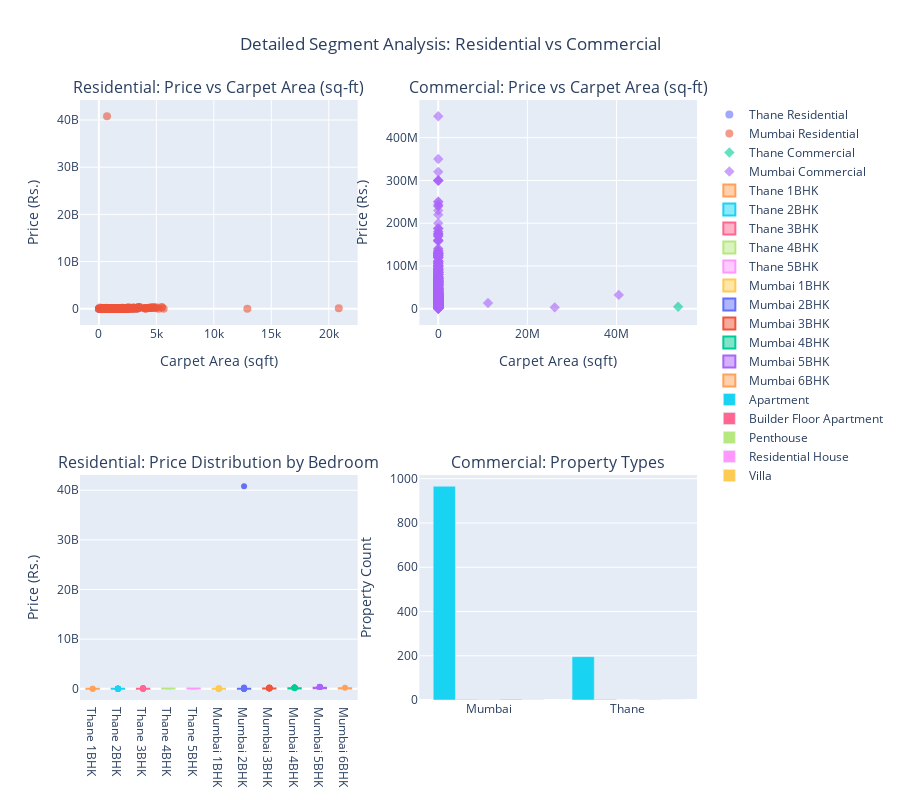

The code cell stored with this chart in its notebook:
### Code cell
# create subplot figure
fig = make_subplots(
    rows=2, cols=2,
    subplot_titles=(
        'Residential: Price vs Carpet Area (sq-ft)',
        'Commercial: Price vs Carpet Area (sq-ft)',
        'Residential: Price Distribution by Bedroom',
        'Commercial: Property Types'
    ),
    specs=[[{"type": "scatter"}, {"type": "scatter"}],
            [{"type": "box"}, {"type": "bar"}]]
)

# 1. residential: Price vs Carpet Area (sq-ft)
residential_data = df_filtered[(df_filtered['Property_Segment'] == 'Residential') & (df_filtered['Carpet Area (sq-ft)'] > 0)]

for city in residential_data['City'].unique():
    city_res_data = residential_data[residential_data['City'] == city]
    fig.add_trace(
        go.Scatter(
            x=city_res_data['Carpet Area (sq-ft)'],
            y=city_res_data['Price'],
            mode='markers',
            name=f'{city} Residential',
            marker=dict(
                size=8,
                opacity=0.6
            ),
            hovertemplate=f'<b>{city}</b><br>Area: %{{x}} sqft<br>Price: Rs.%{{y:,.0f}}<extra></extra>'
        ),
        row=1, col=1
    )

# 2. commercial: Price vs Carpet Area (sq-ft)
commercial_data = df_filtered[(df_filtered['Property_Segment'] == 'Commercial') & (df_filtered['Carpet Area (sq-ft)'] > 0)]

if len(commercial_data) > 0:
    for city in commercial_data['City'].unique():
        city_com_data = commercial_data[commercial_data['City'] == city]
        if len(city_com_data) > 0:
            fig.add_trace(
                go.Scatter(
                    x=city_com_data['Carpet Area (sq-ft)'],
                    y=city_com_data['Price'],
                    mode='markers',
                    name=f'{city} Commercial',
                    marker=dict(
                        size=8,
                        opacity=0.6,
                        symbol='diamond'
                    ),
                    hovertemplate=f'<b>{city}</b><br>Area: %{{x}} sqft<br>Price: Rs.%{{y:,.0f}}<extra></extra>'
                ),
                row=1, col=2
            )

# 3. residential: Price distribution by bedroom
residential_bedroom = residential_data.groupby(['City', 'bedroom'])['Price'].apply(list).reset_index()

for city in residential_data['City'].unique():
    city_bedroom_data = residential_bedroom[residential_bedroom['City'] == city]
    for _, row in city_bedroom_data.iterrows():
        if len(row['Price']) > 0:
            fig.add_trace(
                go.Box(
                    y=row['Price'],
                    name=f"{city} {row['bedroom']}BHK",
                    boxpoints='outliers',
                ),
                row=2, col=1
            )

# 4. commercial: Property types
if len(commercial_data) > 0:
    commercial_types = commercial_data.groupby(['City', 'Type of Property']).size().unstack(fill_value=0)
    
    for prop_type in commercial_types.columns:
        fig.add_trace(
            go.Bar(
                name=prop_type,
                x=commercial_types.index,
                y=commercial_types[prop_type],
            ),
            row=2, col=2
        )

# update layout
fig.update_layout(
    title_text="Detailed Segment Analysis: Residential vs Commercial",
    height=800,
    showlegend=True,
    title_x=0.5
)

# update axes labels
fig.update_xaxes(title_text="Carpet Area (sqft)", row=1, col=1)
fig.update_xaxes(title_text="Carpet Area (sqft)", row=1, col=2)
fig.update_yaxes(title_text="Price (Rs.)", row=1, col=1)
fig.update_yaxes(title_text="Price (Rs.)", row=1, col=2)
fig.update_yaxes(title_text="Price (Rs.)", row=2, col=1)
fig.update_yaxes(title_text="Property Count", row=2, col=2)

### Figure 1 — Plotly figure (JSON) as saved in the notebook; plotly's stock layout.template omitted (floating-point values rounded to 4 significant figures; data arrays with more than 128 entries replaced by an {"elided": "..."} marker saying what was removed)
{"data": [{"hovertemplate": "<b>Thane</b><br>Area: %{x} sqft<br>Price: Rs.%{y:,.0f}<extra></extra>", "marker": {"opacity": 0.6, "size": 8}, "mode": "markers", "name": "Thane Residential", "type": "scatter", "x": {"elided": "2350 float values"}, "xaxis": "x", "y": {"elided": "2350 float values"}, "yaxis": "y"}, {"hovertemplate": "<b>Mumbai</b><br>Area: %{x} sqft<br>Price: Rs.%{y:,.0f}<extra></extra>", "marker": {"opacity": 0.6, "size": 8}, "mode": "markers", "name": "Mumbai Residential", "type": "scatter", "x": {"elided": "5303 float values"}, "xaxis": "x", "y": {"elided": "5303 float values"}, "yaxis": "y"}, {"hovertemplate": "<b>Thane</b><br>Area: %{x} sqft<br>Price: Rs.%{y:,.0f}<extra></extra>", "marker": {"opacity": 0.6, "size": 8, "symbol": "diamond"}, "mode": "markers", "name": "Thane Commercial", "type": "scatter", "x": {"elided": "199 float values"}, "xaxis": "x2", "y": {"elided": "199 float values"}, "yaxis": "y2"}, {"hovertemplate": "<b>Mumbai</b><br>Area: %{x} sqft<br>Price: Rs.%{y:,.0f}<extra></extra>", "marker": {"opacity": 0.6, "size": 8, "symbol": "diamond"}, "mode": "markers", "name": "Mumbai Commercial", "type": "scatter", "x": {"elided": "975 float values"}, "xaxis": "x2", "y": {"elided": "975 float values"}, "yaxis": "y2"}, {"boxpoints": "outliers", "name": "Thane 1BHK", "type": "box", "xaxis": "x3", "y": {"elided": "885 int values"}, "yaxis": "y3"}, {"boxpoints": "outliers", "name": "Thane 2BHK", "type": "box", "xaxis": "x3", "y": {"elided": "966 int values"}, "yaxis": "y3"}, {"boxpoints": "outliers", "name": "Thane 3BHK", "type": "box", "xaxis": "x3", "y": {"elided": "420 int values"}, "yaxis": "y3"}, {"boxpoints": "outliers", "name": "Thane 4BHK", "type": "box", "xaxis": "x3", "y": [45000000, 45000000, 57000000, 32500000, 28000000, 17000000, 35000000, 12000000, 22000000, 24000000, 19500000, 49000000, 16000000, 62500000, 35000000, 38000000, 32000000, 35000000, 26000000, 33000000, 42500000, 42500000, 40000000, 46000000, 25000000, 62500000, 65100000, 39000000, 32000000, 32500000, 34000000, 49500000, 65000000, 62500000, 55000000, 53700000, 45000000, 57000000, 32500000, 28000000, 17000000, 35000000, 12000000, 22000000, 24000000, 19500000, 49000000, 16000000, 62500000, 35000000, 38000000, 32000000, 35000000, 26000000, 33000000, 42500000, 42500000, 40000000, 46000000, 25000000, 62500000, 65100000, 39000000, 32000000, 32500000, 34000000, 49500000, 65000000, 62500000, 55000000, 53700000, 45000000], "yaxis": "y3"}, {"boxpoints": "outliers", "name": "Thane 5BHK", "type": "box", "xaxis": "x3", "y": [25200000, 30000000, 27300000, 62100000, 30000000, 27300000, 62100000], "yaxis": "y3"}, {"boxpoints": "outliers", "name": "Mumbai 1BHK", "type": "box", "xaxis": "x3", "y": {"elided": "1578 int values"}, "yaxis": "y3"}, {"boxpoints": "outliers", "name": "Mumbai 2BHK", "type": "box", "xaxis": "x3", "y": {"elided": "2092 int values"}, "yaxis": "y3"}, {"boxpoints": "outliers", "name": "Mumbai 3BHK", "type": "box", "xaxis": "x3", "y": {"elided": "1166 int values"}, "yaxis": "y3"}, {"boxpoints": "outliers", "name": "Mumbai 4BHK", "type": "box", "xaxis": "x3", "y": {"elided": "384 int values"}, "yaxis": "y3"}, {"boxpoints": "outliers", "name": "Mumbai 5BHK", "type": "box", "xaxis": "x3", "y": [50000000, 98000000, 180000000, 105300000, 131000000, 82500000, 135000000, 90000000, 85000000, 85000000, 80000000, 150000000, 90000000, 94000000, 180000000, 110000000, 75000000, 340000000, 232700000, 340000000, 232700000, 62500000, 380000000, 90000000, 175000000, 180000000, 100000000, 350000000, 90000000, 65000000, 122500000, 62000000, 97500000, 62000000, 97500000, 180000000, 180000000, 300000000, 360000000, 320000000, 350000000, 198900000, 125000000, 44000000, 45400000, 190000000, 100000000, 100000000, 129000000, 180000000, 220000000, 130000000, 85000000, 46500000, 135000000, 187500000, 117800000, 80000000, 90000000, 81500000, 105300000], "yaxis": "y3"}, {"boxpoints": "outliers", "name": "Mumbai 6BHK", "type": "box", "xaxis": "x3", "y": [97500000, 180000000, 120000000, 129800000, 110000000, 120000000, 120000000, 110000000, 189000000, 115000000, 40000000, 75000000, 57500000, 40000000, 75000000, 57500000, 180000000, 180000000, 79000000, 85000000, 97500000, 95000000], "yaxis": "y3"}, {"name": "Apartment", "type": "bar", "x": ["Mumbai", "Thane"], "xaxis": "x4", "y": [966, 196], "yaxis": "y4"}, {"name": "Builder Floor Apartment", "type": "bar", "x": ["Mumbai", "Thane"], "xaxis": "x4", "y": [2, 2], "yaxis": "y4"}, {"name": "Penthouse", "type": "bar", "x": ["Mumbai", "Thane"], "xaxis": "x4", "y": [2, 0], "yaxis": "y4"}, {"name": "Residential House", "type": "bar", "x": ["Mumbai", "Thane"], "xaxis": "x4", "y": [4, 1], "yaxis": "y4"}, {"name": "Villa", "type": "bar", "x": ["Mumbai", "Thane"], "xaxis": "x4", "y": [1, 0], "yaxis": "y4"}], "layout": {"annotations": [{"font": {"size": 16}, "showarrow": false, "text": "Residential: Price vs Carpet Area (sq-ft)", "x": 0.225, "xanchor": "center", "xref": "paper", "y": 1, "yanchor": "bottom", "yref": "paper"}, {"font": {"size": 16}, "showarrow": false, "text": "Commercial: Price vs Carpet Area (sq-ft)", "x": 0.775, "xanchor": "center", "xref": "paper", "y": 1, "yanchor": "bottom", "yref": "paper"}, {"font": {"size": 16}, "showarrow": false, "text": "Residential: Price Distribution by Bedroom", "x": 0.225, "xanchor": "center", "xref": "paper", "y": 0.375, "yanchor": "bottom", "yref": "paper"}, {"font": {"size": 16}, "showarrow": false, "text": "Commercial: Property Types", "x": 0.775, "xanchor": "center", "xref": "paper", "y": 0.375, "yanchor": "bottom", "yref": "paper"}], "height": 800, "showlegend": true, "title": {"text": "Detailed Segment Analysis: Residential vs Commercial", "x": 0.5}, "xaxis": {"anchor": "y", "domain": [0, 0.45], "title": {"text": "Carpet Area (sqft)"}}, "xaxis2": {"anchor": "y2", "domain": [0.55, 1], "title": {"text": "Carpet Area (sqft)"}}, "xaxis3": {"anchor": "y3", "domain": [0, 0.45]}, "xaxis4": {"anchor": "y4", "domain": [0.55, 1]}, "yaxis": {"anchor": "x", "domain": [0.625, 1], "title": {"text": "Price (Rs.)"}}, "yaxis2": {"anchor": "x2", "domain": [0.625, 1], "title": {"text": "Price (Rs.)"}}, "yaxis3": {"anchor": "x3", "domain": [0, 0.375], "title": {"text": "Price (Rs.)"}}, "yaxis4": {"anchor": "x4", "domain": [0, 0.375], "title": {"text": "Property Count"}}}}
